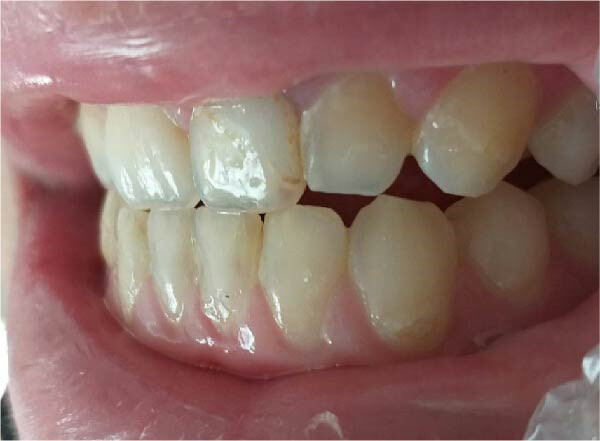
#> input picture seg/trials/0-2.png, 600 x 441 px
$ python trad_seg.py
#> lines starting #> are read from the running program, lines starting #| are printed output that depends on the picture; after the words box and inside, x2 and y2 are one past the last pixel; in counts of white or black regions, pixels touching at a corner belong together
import cv2
import numpy as np
import matplotlib.pyplot as plt

def detect_teeth_boundaries(input_path, output_path):
    # 1. Load image (convert to grayscale)
#> called with input_path = '0-2.png', output_path = '0-2-label.png'
    img = cv2.imread(input_path, cv2.IMREAD_GRAYSCALE)
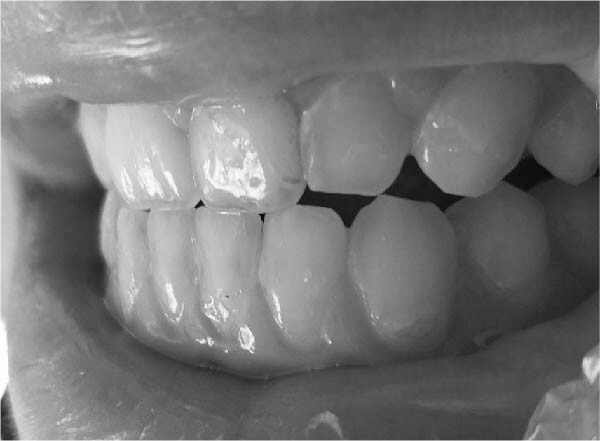
#> img: shape (441, 600); min 5, max 255, mean 117

    # 2. Preprocessing
    # Denoising
    img = cv2.medianBlur(img, 5)

    # Contrast enhancement (CLAHE)
    clahe = cv2.createCLAHE(clipLimit=3.0, tileGridSize=(8,8))
    img = clahe.apply(img)
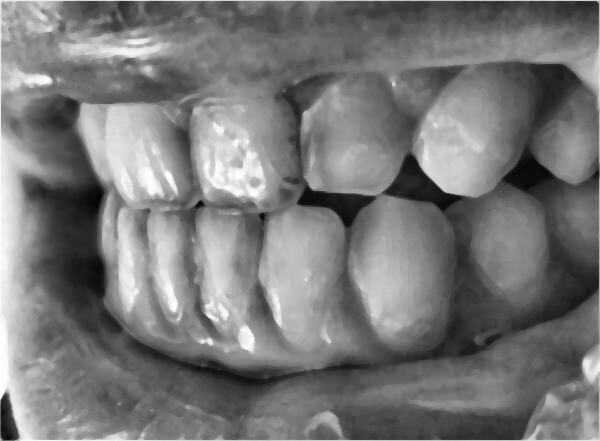
#> img: shape (441, 600); min 5, max 255, mean 119.9

    # 3. Thresholding (Otsu's method for automatic threshold)
    _, thresh = cv2.threshold(img, 0, 255, cv2.THRESH_BINARY + cv2.THRESH_OTSU)
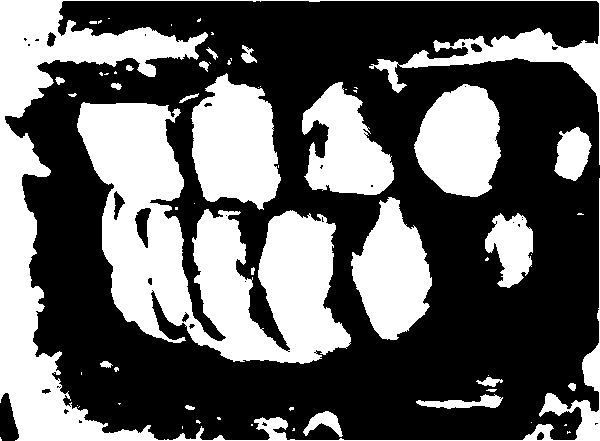
#> thresh: shape (441, 600); 38.4% white; 63 white regions (38 under 20 px), largest, box (x1, y1, x2, y2) and area: (77, 102, 351, 364) 33413, (0, 0, 600, 441) 32634, (191, 73, 281, 210) 8867

    # 4. Morphological operations
    kernel = np.ones((3,3), np.uint8)
    opened = cv2.morphologyEx(thresh, cv2.MORPH_OPEN, kernel, iterations=2)
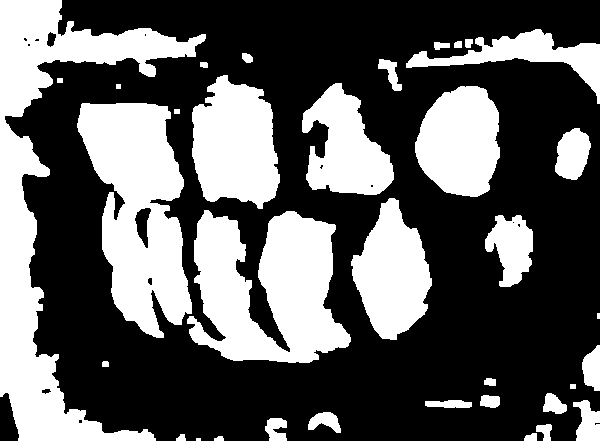
#> opened: shape (441, 600); 36.9% white; 35 white regions (2 under 20 px), largest, box (x1, y1, x2, y2) and area: (0, 0, 206, 441) 23441, (187, 210, 351, 363) 16434, (77, 103, 192, 338) 16408
    closed = cv2.morphologyEx(opened, cv2.MORPH_CLOSE, kernel, iterations=3)
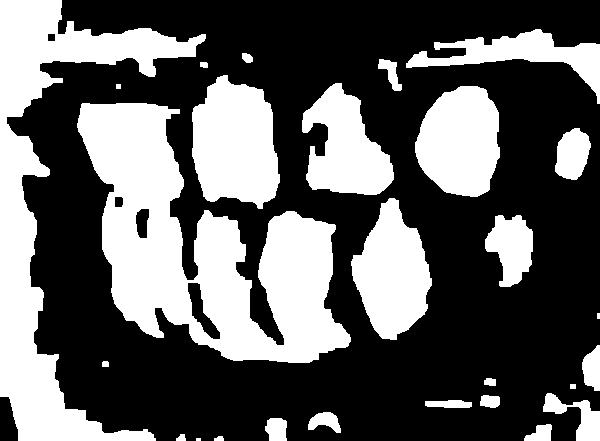
#> closed: shape (441, 600); 37.6% white; 27 white regions (2 under 20 px), largest, box (x1, y1, x2, y2) and area: (77, 103, 351, 363) 33543, (0, 0, 206, 441) 23893, (192, 75, 280, 209) 8916

    # 5. Edge detection (Canny)
    edges = cv2.Canny(closed, 100, 200)
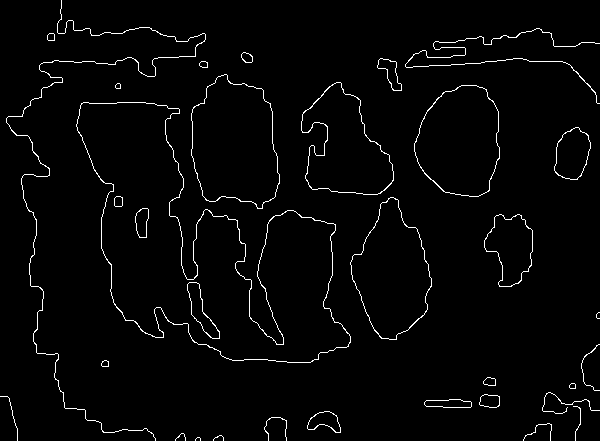
#> edges: shape (441, 600); 2.3% white in thin lines or dots

    # 6. Find contours (only external contours)
    contours, _ = cv2.findContours(edges, cv2.RETR_EXTERNAL, cv2.CHAIN_APPROX_SIMPLE)
#> contours = 30 contours, 10 with area under 20; largest, box (x1, y1, x2, y2) and area: (76, 102, 351, 363) 34626, (191, 74, 280, 209) 8916, (414, 85, 500, 197) 7295, (350, 197, 432, 340) 7246, (301, 82, 394, 195) 6274

    # 7. Create output mask
    output = np.zeros_like(img)
    cv2.drawContours(output, contours, -1, (255), 1)  # 1-pixel wide boundaries
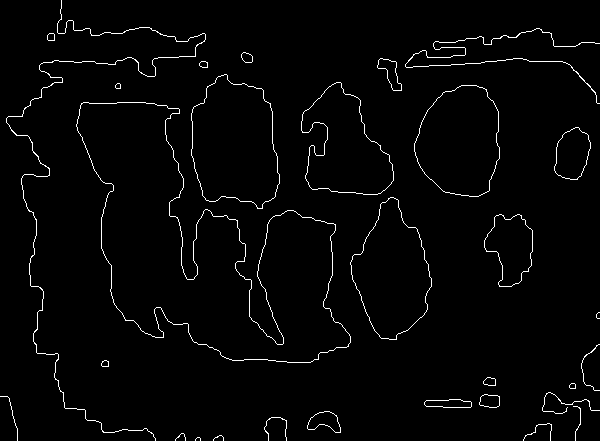
#> output: shape (441, 600); 2.1% white in thin lines or dots

    # 8. Save result
    cv2.imwrite(output_path, output)
    print(f"Boundaries saved to {output_path}")

    # (Optional) Display results
    plt.figure(figsize=(12,6))
    plt.subplot(121), plt.imshow(img, cmap='gray'), plt.title('Original')
    plt.subplot(122), plt.imshow(output, cmap='gray'), plt.title('Detected Boundaries')
    plt.show()

# Usage example
detect_teeth_boundaries("0-2.png", "0-2-label.png")
